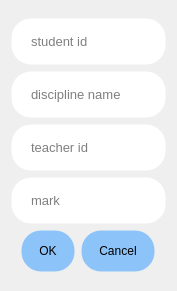
<?xml version="1.0" encoding="UTF-8"?>
<ui version="4.0">
 <class>Dialog</class>
 <widget class="QDialog" name="Dialog">
  <property name="geometry">
   <rect>
    <x>0</x>
    <y>0</y>
    <width>177</width>
    <height>291</height>
   </rect>
  </property>
  <property name="sizePolicy">
   <sizepolicy hsizetype="Minimum" vsizetype="Minimum">
    <horstretch>0</horstretch>
    <verstretch>0</verstretch>
   </sizepolicy>
  </property>
  <property name="windowTitle">
   <string>add_register</string>
  </property>
  <property name="windowIcon">
   <iconset>
    <normaloff>DB.png</normaloff>DB.png</iconset>
  </property>
  <property name="styleSheet">
   <string notr="true">background: QLinearGradient(x1: 1, y1: 0, 
                            x2: 0, y2: 1, 
                            stop: 0   rgba(168, 214, 252, 255), 
                            stop: 0.5 rgba(217, 184, 255, 255), 
                            stop: 1   rgba(177, 110, 197, 255));</string>
  </property>
  <layout class="QVBoxLayout" name="verticalLayout_2">
   <item>
    <layout class="QVBoxLayout" name="verticalLayout">
     <property name="sizeConstraint">
      <enum>QLayout::SetMinimumSize</enum>
     </property>
     <item alignment="Qt::AlignHCenter">
      <widget class="QLineEdit" name="student_id_field">
       <property name="sizePolicy">
        <sizepolicy hsizetype="Maximum" vsizetype="Minimum">
         <horstretch>0</horstretch>
         <verstretch>0</verstretch>
        </sizepolicy>
       </property>
       <property name="minimumSize">
        <size>
         <width>80</width>
         <height>47</height>
        </size>
       </property>
       <property name="maximumSize">
        <size>
         <width>200</width>
         <height>47</height>
        </size>
       </property>
       <property name="styleSheet">
        <string notr="true">QLineEdit{
background: #FFFFFF;
border-radius: 20%;
padding: 13px 17px;
font-family: 'Montserrat';
font-style: normal;
font-weight: 400;
font-size: 13px;
line-height: 16px;
border: 1px solid rgba(255, 255, 255, 0.01);
}
QTextEdit:focus{
	border: 1px solid #000;
}
</string>
       </property>
       <property name="placeholderText">
        <string>student id</string>
       </property>
      </widget>
     </item>
     <item alignment="Qt::AlignHCenter">
      <widget class="QLineEdit" name="discipline_name_field">
       <property name="sizePolicy">
        <sizepolicy hsizetype="Maximum" vsizetype="Minimum">
         <horstretch>0</horstretch>
         <verstretch>0</verstretch>
        </sizepolicy>
       </property>
       <property name="minimumSize">
        <size>
         <width>80</width>
         <height>47</height>
        </size>
       </property>
       <property name="maximumSize">
        <size>
         <width>200</width>
         <height>47</height>
        </size>
       </property>
       <property name="styleSheet">
        <string notr="true">QLineEdit{
background: #FFFFFF;
border-radius: 20%;
padding: 13px 17px;
font-family: 'Montserrat';
font-style: normal;
font-weight: 400;
font-size: 13px;
line-height: 16px;
border: 1px solid rgba(255, 255, 255, 0.01);
}
QTextEdit:focus{
	border: 1px solid #000;
}
</string>
       </property>
       <property name="placeholderText">
        <string>discipline name</string>
       </property>
      </widget>
     </item>
     <item alignment="Qt::AlignHCenter">
      <widget class="QLineEdit" name="teacher_id_field">
       <property name="sizePolicy">
        <sizepolicy hsizetype="Maximum" vsizetype="Minimum">
         <horstretch>0</horstretch>
         <verstretch>0</verstretch>
        </sizepolicy>
       </property>
       <property name="minimumSize">
        <size>
         <width>80</width>
         <height>47</height>
        </size>
       </property>
       <property name="maximumSize">
        <size>
         <width>200</width>
         <height>47</height>
        </size>
       </property>
       <property name="styleSheet">
        <string notr="true">QLineEdit{
background: #FFFFFF;
border-radius: 20%;
padding: 13px 17px;
font-family: 'Montserrat';
font-style: normal;
font-weight: 400;
font-size: 13px;
line-height: 16px;
border: 1px solid rgba(255, 255, 255, 0.01);
}
QTextEdit:focus{
	border: 1px solid #000;
}
</string>
       </property>
       <property name="placeholderText">
        <string>teacher id</string>
       </property>
      </widget>
     </item>
     <item alignment="Qt::AlignHCenter">
      <widget class="QLineEdit" name="mark_field">
       <property name="sizePolicy">
        <sizepolicy hsizetype="Maximum" vsizetype="Minimum">
         <horstretch>0</horstretch>
         <verstretch>0</verstretch>
        </sizepolicy>
       </property>
       <property name="minimumSize">
        <size>
         <width>80</width>
         <height>47</height>
        </size>
       </property>
       <property name="maximumSize">
        <size>
         <width>200</width>
         <height>47</height>
        </size>
       </property>
       <property name="styleSheet">
        <string notr="true">QLineEdit{
background: #FFFFFF;
border-radius: 20%;
padding: 13px 17px;
font-family: 'Montserrat';
font-style: normal;
font-weight: 400;
font-size: 13px;
line-height: 16px;
border: 1px solid rgba(255, 255, 255, 0.01);
}
QTextEdit:focus{
	border: 1px solid #000;
}
</string>
       </property>
       <property name="placeholderText">
        <string>mark</string>
       </property>
      </widget>
     </item>
     <item alignment="Qt::AlignHCenter">
      <widget class="QDialogButtonBox" name="buttonBox">
       <property name="layoutDirection">
        <enum>Qt::LeftToRight</enum>
       </property>
       <property name="styleSheet">
        <string notr="true">QPushButton{
background-color:  rgba(98, 177, 255, 0.7);
border-radius: 20%;
font: 10pt &quot;Segoe UI&quot;;
padding: 13px 17px;
color: #000000;
border: 1px solid rgba(255, 255, 255, 0.01);
}

QPushButton:hover{
 background-color:#7DBFFF;
}
</string>
       </property>
       <property name="orientation">
        <enum>Qt::Horizontal</enum>
       </property>
       <property name="standardButtons">
        <set>QDialogButtonBox::Cancel|QDialogButtonBox::Ok</set>
       </property>
      </widget>
     </item>
    </layout>
   </item>
  </layout>
 </widget>
 <resources/>
 <connections>
  <connection>
   <sender>buttonBox</sender>
   <signal>accepted()</signal>
   <receiver>Dialog</receiver>
   <slot>accept()</slot>
   <hints>
    <hint type="sourcelabel">
     <x>248</x>
     <y>254</y>
    </hint>
    <hint type="destinationlabel">
     <x>157</x>
     <y>274</y>
    </hint>
   </hints>
  </connection>
  <connection>
   <sender>buttonBox</sender>
   <signal>rejected()</signal>
   <receiver>Dialog</receiver>
   <slot>reject()</slot>
   <hints>
    <hint type="sourcelabel">
     <x>316</x>
     <y>260</y>
    </hint>
    <hint type="destinationlabel">
     <x>286</x>
     <y>274</y>
    </hint>
   </hints>
  </connection>
 </connections>
</ui>
